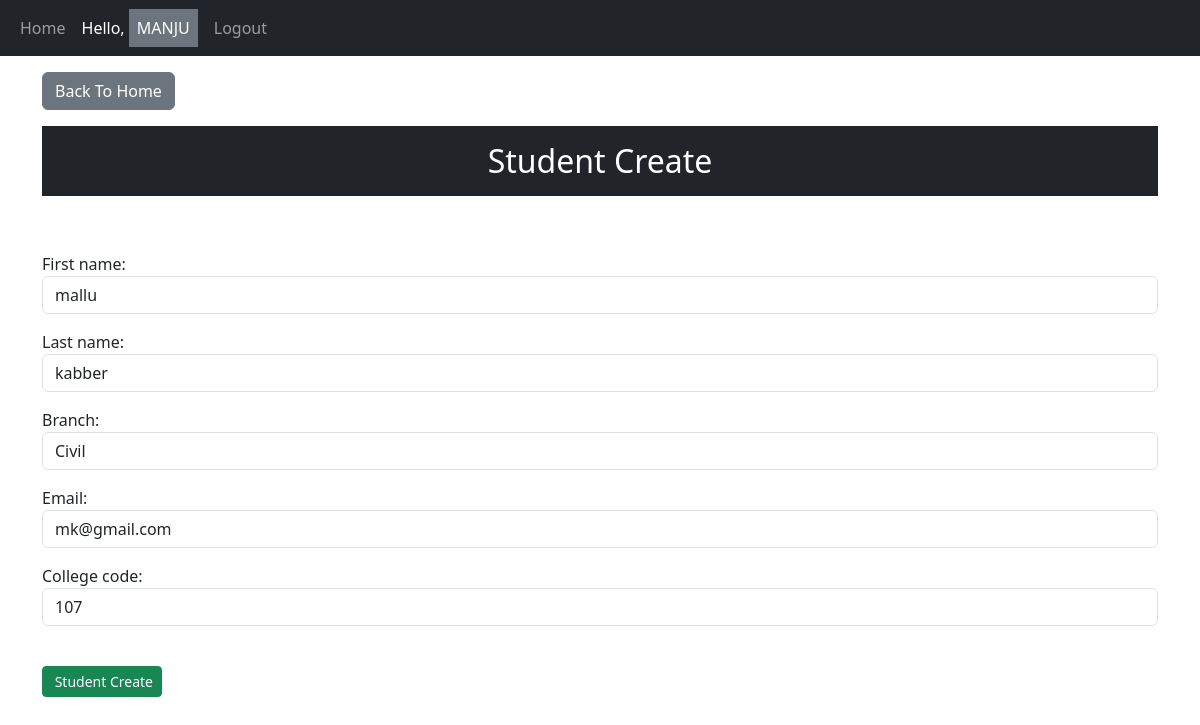
The page /update/7/ (signed in) on the database its author committed.
### app/models.py (models this page shows, shortened)
class Student(models.Model):
    first_name = models.CharField(max_length=100)
    last_name = models.CharField(max_length=100)
    branch = models.CharField(max_length=50)
    email = models.EmailField()
    college_code = models.IntegerField()

### app/views.py (the view)
# urls.py: path('update/<int:id>/',views.student_update,name='update'),
def student_update(request,id):
    get_student = Student.objects.get(id=id)
    form = StudentForm(instance=get_student)
    if request.method=='POST':
        form = StudentForm(request.POST,instance=get_student)
        form.save()
        return redirect('home')
    context = {
        'form':form
    }
    return render(request,'student_create.html',context)

### app/forms.py
class StudentForm(forms.ModelForm):
    class Meta:
        model = Student
        fields = "__all__"
        widgets = {
            "first_name":forms.TextInput(attrs={'class':'form-control'}),
            "last_name":forms.TextInput(attrs={'class':'form-control'}),
            "branch":forms.TextInput(attrs={'class':'form-control'}),
            "email":forms.EmailInput(attrs={'class':'form-control'}),
            "college_code":forms.NumberInput(attrs={'class':'form-control'}),
        }

### app/templates/student_create.html (shortened to what this page needs)
{% extends 'base.html' %}
{% block content %}
                    <div class="container">
                        <a href="{% url 'home' %}" class="mt-3 btn btn-secondary">Back To Home</a>
                        <h2 class="text-center bg-dark p-3 mt-3 text-white">Student Create</h2>
                    </div>
                    <br><br>
                    <div class="container">
                        <form action="" method="post">
                            {{ form.as_p }} <br>
                            <input type="submit" value=" Student Create" class="btn btn-success btn-sm">
                        </form>
                    </div>
{% endblock %}

### app/templates/base.html (shortened to what this page needs)
<!DOCTYPE html>
{% load static %}
<html lang="en">
<head>
    <link href="https://cdn.jsdelivr.net/npm/bootstrap@5.3.3/dist/css/bootstrap.min.css" rel="stylesheet">
</head>
<body>
            <nav class="navbar navbar-expand-sm bg-dark navbar-dark">
                <div class="container-fluid">
                  <div class="collapse navbar-collapse" id="collapsibleNavbar">
                    <ul class="navbar-nav">
                      {% if request.user.is_authenticated %}
                      <li class="nav-item">
                        <a class="nav-link" href="{% url 'home' %}">Home</a>
                      </li>
                      <li class="nav-item">
                        <a href="" class="nav-link active">Hello,
                          <span class="text-uppercase text-white p-2 bg-secondary">{{ request.user.username }}</span>
                        </a>
                      </li>
                      <li class="nav-item">
                        <a class="nav-link" href="{% url 'logout' %}">Logout</a>
                      </li>
                      {% endif %}
                    </ul>
                  </div>
                </div>
              </nav>
               {% block content %}
               {% endblock %}
</body>
</html>

### rows shown on the page
Student: first_name "mallu", last_name "kabber", branch "Civil", email "mk@gmail.com", college_code "107"

### other values the page prints
{{ request.user.username }} "MANJU"
